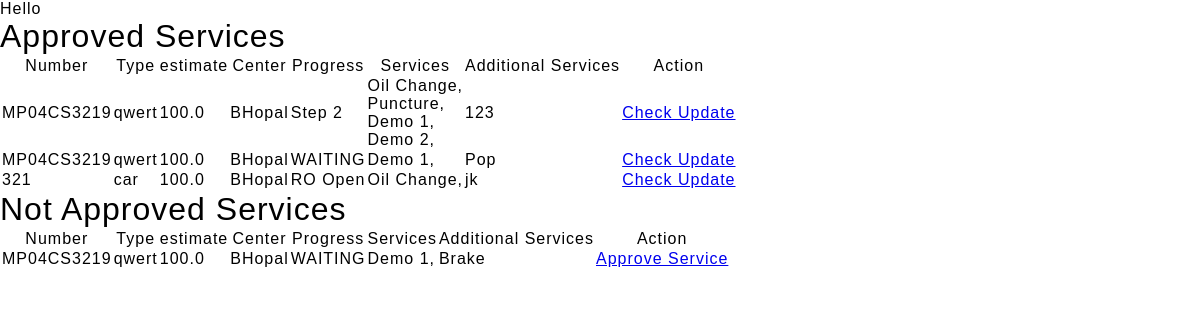
The page /services (signed in) on the database as committed earlier.
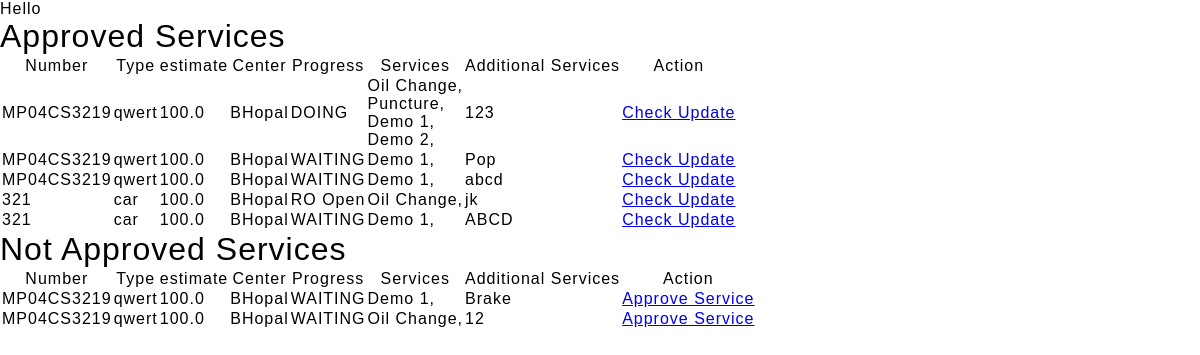
The same page on the database as committed later.
### ERP/models.py (models this page shows, shortened)
class Service(models.Model):
    vehical = models.ForeignKey(Vehical , on_delete=models.SET_NULL, blank=True , null= True)
    service_estimate = models.FloatField(default= 100)
    center = models.ForeignKey(Center , on_delete=models.SET_NULL, blank=True , null= True)
    class Progress(models.TextChoices):
        WAITING = 'WAITING' , 'Waiting'
        DOING = 'DOING' , 'Doing'
    progress = models.CharField(max_length=20 , choices=Progress.choices , default= Progress.WAITING)
    services = models.ManyToManyField(ProvidedService)
    additional_services = models.CharField(max_length=200, blank = True , null = True)
    is_approved = models.BooleanField(default=False)

class Vehical(models.Model):
    customer = models.ForeignKey(Customer , on_delete=models.CASCADE)
    number = models.CharField(max_length=20 , unique= True)
    type = models.CharField(max_length=20)

class ProvidedService(models.Model):
    name = models.CharField(max_length=100)
    description = models.CharField(max_length=400, default="Diam dolor diam ipsum sit amet diam et eos erat ipsum")
    duration = models.DurationField()
    renew_time = models.DurationField()
    price = models.IntegerField(default=500)
    on_display = models.BooleanField(default=False)
    icon = models.CharField(max_length=50 , default="fa fa-certificate fa-3x text-primary flex-shrink-0")

### Franchise/models.py (models this page shows, shortened)
class Center(models.Model):
    name = models.CharField(max_length=100)
    location = models.CharField(max_length=200)

### account/decorators.py (the view)
        def wrapper(request , *args, **kwargs):
            group = None
            role = request.user.role
            print(role)
            if role in allowed_roles:
                return view_func(request , *args, **kwargs)
            else :
                print('User Not allowed')
                return redirect('unauth_page')

### ERP/views.py (called while the page is built)
@login_required(login_url= 'login_page')
@allowed_users(allowed_roles=[User.Role.CUSTOMER])
def customer_services(request):
    vehicals = Vehical.objects.filter(customer = Customer.objects.get(user=request.user))
    context = {}
    app_services = Service.objects.filter(is_approved = True , vehical__in = vehicals)
    not_app_services = Service.objects.filter(is_approved = False, vehical__in = vehicals)
    context['app_services'] = app_services
    context['not_app_services'] = not_app_services
    return render(request , 'ERP/service/customer_view.html',context)

### templates/ERP/service/customer_view.html
{% extends 'Base/base.html' %}
{% load static %}
{% block content %}
<h1>Approved Services</h1>
<table class = 'table'>
    <tr>
        <th>Number</th>
        <th>Type</th>
        <th>estimate</th>
        <th>Center</th>
        <th>Progress</th>
        <th>Services</th>
        <th>Additional Services</th>
        <th>Action</th>
        </tr>
        {% for service in app_services %}
        <tr>
            <td>{{service.vehical.number}}</td>
            <td>{{service.vehical.type}}</td>
            <td>{{service.service_estimate }} </td>
            <td>{{service.center.name}}</td>
            <td>{{service.progress}}</td>
            <td>
                {% for ser in service.services.all %}
            <p>{{ser.name}},</p>
                    {% endfor %}
            </td>
            <td>{{service.additional_services}}</td>
            <td> <a class="btn btn-outline-info" href="services/view/update/{{service.id}}">Check Update</a></td>
        </tr>
        {% endfor %}
        </table>
<h1>Not Approved Services</h1>
        <table class = 'table' >
            <tr>
                <th>Number</th>
                <th>Type</th>
                <th>estimate</th>
                <th>Center</th>
                <th>Progress</th>
                <th>Services</th>
                <th>Additional Services</th>
                <th>Action</th>
                </tr>
                {% for service in not_app_services %}
                <tr>
                    <td>{{service.vehical.number}}</td>
                    <td>{{service.vehical.type}}</td>
                    <td>{{service.service_estimate}}</td>
                    <td>{{service.center.name}}</td>
                    <td>{{service.progress}}</td>
                    <td>
                        {% for ser in service.services.all %}
                      <p>  {{ser.name}},</p>
                            {% endfor %}
                    </td>
                    <td>{{service.additional_services}}</td>
                    <td> <a class="btn btn-outline-dark" href="services/approve/{{service.id}}">Approve Service</a></td>
                </tr>
                {% endfor %}
</table>
{% endblock %}

### templates/Base/base.html (shortened to what this page needs)
{% load static %}
<!DOCTYPE html>
<html lang="en">
<head>
    <link rel="stylesheet" href="{% static 'css/style.css' %}">
    <link rel="stylesheet" href="{% static 'css/marq.css' %}">
    <link rel="stylesheet" href="{% static 'css/testo.css' %}">
    <link href="https://cdn.jsdelivr.net/npm/remixicon@2.5.0/fonts/remixicon.css" rel="stylesheet">
</head>
<body>
    <div class="test">Hello</div>
    {% block content %}
    {% endblock %}
</body>
</html>

### static/css/style.css (style rules this page uses)
:root { --blue: #004AAD; --red: #FA1617; --white: #FFFFFF; --sky: #E7ECEB; --black: #212121; --deepblue: #000641; }
* { margin: 0; padding: 0; box-sizing: border-box; font-family: sans-serif; letter-spacing: 1px; font-weight: 300; }
* { scrollbar-width: auto; scrollbar-color: #8f54a0 #ffffff; }
body { overflow-x: hidden; }

### static/css/marq.css (style rules this page uses)
body { margin:0; }

### static/css/testo.css (style rules this page uses)
* { padding: 0; margin: 0; box-sizing: border-box; }

Rows that differ between the two databases and show on the page:
changed Service: progress "Step 2" → "DOING"
added Service: vehical.number "MP04CS3219", vehical.type "qwert", service_estimate "100.0", center.name "BHopal", progress "WAITING", additional_services "abcd", ProvidedService (name "Demo 1"), shown under "Approved Services"
added Service: vehical.number "321", vehical.type "car", service_estimate "100.0", center.name "BHopal", progress "WAITING", additional_services "ABCD", ProvidedService (name "Demo 1"), shown under "Approved Services"
added Service: vehical.number "MP04CS3219", vehical.type "qwert", service_estimate "100.0", center.name "BHopal", progress "WAITING", additional_services "12", ProvidedService (name "Oil Change"), shown under "Not Approved Services"
